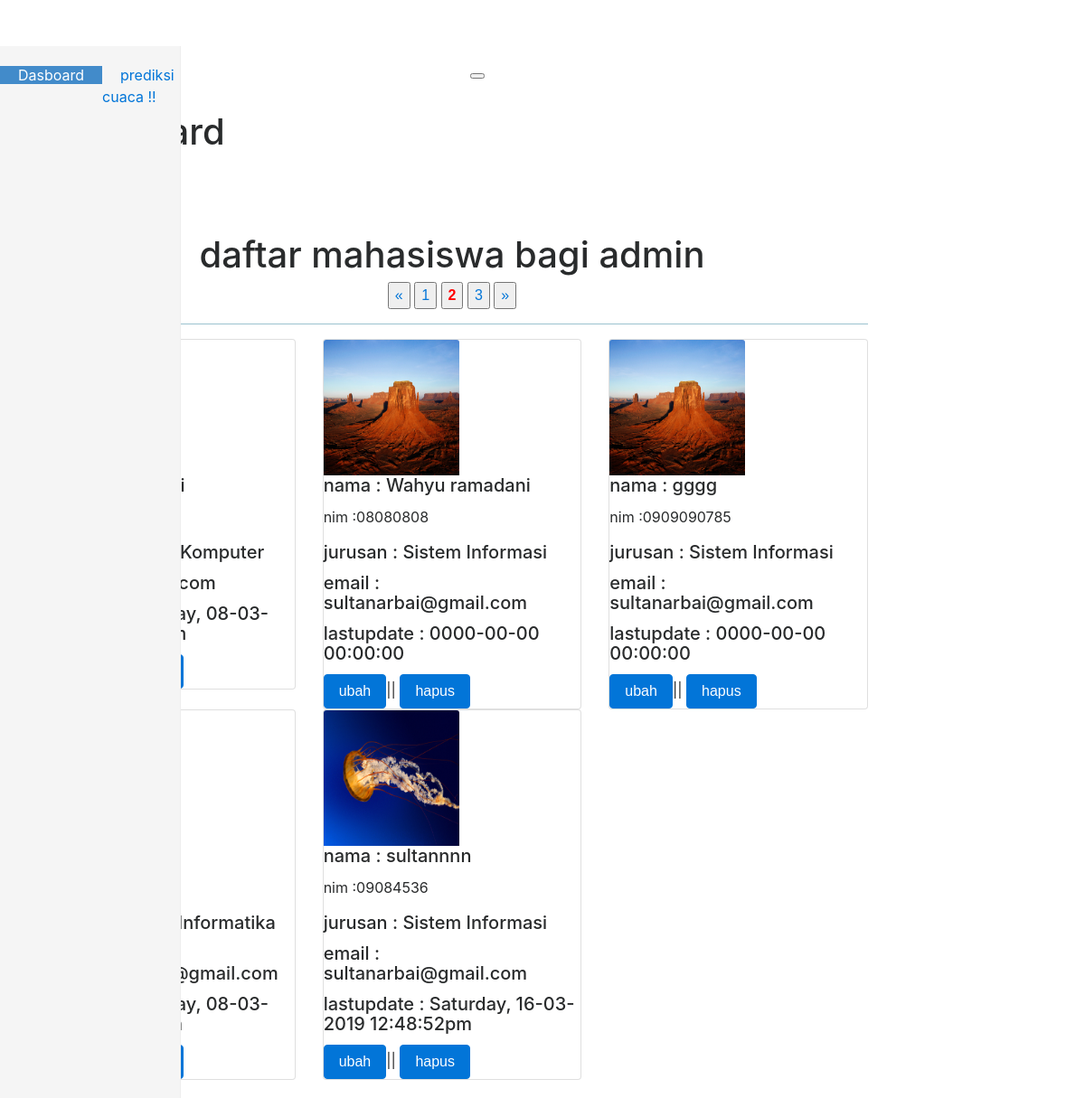
The page /haiyah.php?halaman=2 (signed in) on the database its author committed.
### tables this page shows
CREATE TABLE `mahasiswa` (
  `id` int(11) NOT NULL,
  `nama` varchar(100) DEFAULT NULL,
  `nim` varchar(100) DEFAULT NULL,
  `email` varchar(100) DEFAULT NULL,
  `jurusan` varchar(100) DEFAULT NULL,
  `gambar` varchar(100) DEFAULT NULL,
  `tanggal` varchar(100) DEFAULT NULL
);

### function.php (called while the page is built, shortened)
<?php
$conn = mysqli_connect("localhost", "root", "", "phpdasar");
function query($query) {
	global $conn;
	$result = mysqli_query($conn, $query);
	$rows = [];
	while( $row = mysqli_fetch_assoc($result)){
		$rows[] = $row;
	}
return $rows;
}
 ?>

### haiyah.php (the view, shortened to what this page needs)
<?php
require 'function.php';
$jmldataperhalaman = 5;
$jumlahdata = count(query("SELECT * FROM mahasiswa"));
$jumlahhalaman = ceil($jumlahdata / $jmldataperhalaman);
$halamanaktif = (isset($_GET["halaman"]) ) ? $_GET["halaman"] : 1;
$awaldt = ($jmldataperhalaman * $halamanaktif ) - $jmldataperhalaman;
$mahasiswa = query("SELECT * FROM mahasiswa LIMIT $awaldt, $jmldataperhalaman  ");
 ?>
<!DOCTYPE html>
<html lang="en">
  <head>
    <link href="css/bootstrap.min.css" rel="stylesheet">
    <link href="dashboard.css" rel="stylesheet">
  </head>
  <body>
    <div class="navbar navbar-inverse navbar-fixed-top" role="navigation">
      <div class="container-fluid">
        <div class="navbar-header">
          <button type="button" class="navbar-toggle" data-toggle="collapse" data-target=".navbar-collapse">
          </button>
          <a class="navbar-brand" href="#">Project name</a>
        </div>
      </div>
    </div>
    <div class="container-fluid">
      <div class="row">
        <div class="col-sm-3 col-md-2 sidebar">
          <ul class="nav nav-sidebar">
            <li class="active"><a href="#">Dasboard</a></li>
            <li><a href="cuaca.php">prediksi cuaca !!</a></li>
            <li><a href="#">Analytics</a></li>
          </ul>
        </div>
        <div class="col-sm-9 col-sm-offset-3 col-md-10 col-md-offset-2 main">
          <h1 class="page-header">Dashboard</h1>
 <?php if($_SESSION["level"] === 'admin') : ?>
<div>
  <span class="home"><a href="logout.php"><button>logout!</button></a></span><br>
</div>
<div><br><a href="tambah.php"><button>add student</button></a>
<br></div>
      <div align="center">
    <h1>daftar mahasiswa bagi admin</h1>
    <?php if( $halamanaktif > 1) : ?>
      <button>
<a href="?halaman=<?php echo $halamanaktif - 1; ?>">&laquo;</a>
</button>
<?php endif; ?>
<?php for( $i = 1; $i <= $jumlahhalaman; $i++ ) : ?>
  <?php if($i == $halamanaktif ) : ?>
    <button>
  <a href="?halaman=<?php echo $i; ?>" style="font-weight: bold; color: red;"><?php echo $i; ?></a>
    </button>
  <?php else : ?>
    <button>
      <a href="?halaman=<?php echo $i; ?>"><?php echo $i; ?></a>
    </button>
  <?php endif; ?>
<?php endfor; ?>
<?php if( $halamanaktif < $jumlahhalaman) : ?>
  <button>
    <a href="?halaman=<?php echo $halamanaktif + 1; ?>">&raquo;</a>
  </button>
<?php endif; ?>
<hr size="1px" color="lightblue">
   </div>
  <div class="row">
    <?php foreach ($mahasiswa as $row) : ?>
    <div class="col-md-4">
      <div class="card">
          <img src="img/<?php echo $row["gambar"]; ?>" class="card-img-top" width="150" height="150">
          <div class="card-body">
              <h5 class="card-title">nama : <?php echo $row["nama"]; ?></h5>
              <p class="card-text">nim :<?php echo $row["nim"] ?></p>
              <h5 class="card-title">jurusan : <?php echo $row["jurusan"]; ?></h5>
              <h5 class="card-title">email : <?php echo $row["email"]; ?></h5>
              <h5 class="card-title">lastupdate : <?php echo $row["tanggal"]; ?></h5>
              <button class="btn btn-primary">
                <a href="ubah.php?id=<?php echo $row["id"];  ?> " style="color: white;">ubah</a>
              </button>||
               <button class="btn btn-primary">
                <a href="hapus.php?id=<?php echo $row["id"];  ?>" style="color: white;" onclick="return confirm('yakin ingin menghapus');">hapus</a>
               </button>
            </div>
      </div>
    </div>
  <?php endforeach; ?>
<?php endif; ?>
      </div>
    </div>
  </div>
  </body>
</html>

### dashboard.css (style rules this page uses)
body { padding-top: 50px; }
.sidebar { display: none; }
@media (min-width: 768px) { .sidebar { position: fixed; top: 51px; bottom: 0; left: 0; z-index: 1000; display: block; padding: 20px; overflow-x: hidden; overflow-y: auto; background-color: #f5f5f5; border-right: 1px solid #eee; } }
.nav-sidebar { margin-right: -21px; margin-bottom: 20px; margin-left: -20px; }
.nav-sidebar > li > a { padding-right: 20px; padding-left: 20px; }
.nav-sidebar > .active > a { color: #fff; background-color: #428bca; }
.main { padding: 20px; }
@media (min-width: 768px) { .main { padding-right: 40px; padding-left: 40px; } }
.main .page-header { margin-top: 0; }

### rows shown on the page
mahasiswa: jurusan "Sistem Komputer"
mahasiswa: gambar (picture), nama "Wahyu ramadani", nim "08080808", jurusan "Sistem Informasi", email "sultanarbai@gmail.com", tanggal "0000-00-00 00:00:00"
mahasiswa: gambar (picture), nama "gggg", nim "0909090785", jurusan "Sistem Informasi", email "sultanarbai@gmail.com", tanggal "0000-00-00 00:00:00"
mahasiswa: jurusan "Teknik Informatika"
mahasiswa: gambar (picture), nama "sultannnn", nim "09084536", jurusan "Sistem Informasi", email "sultanarbai@gmail.com", tanggal "Saturday, 16-03-2019 12:48:52pm"
